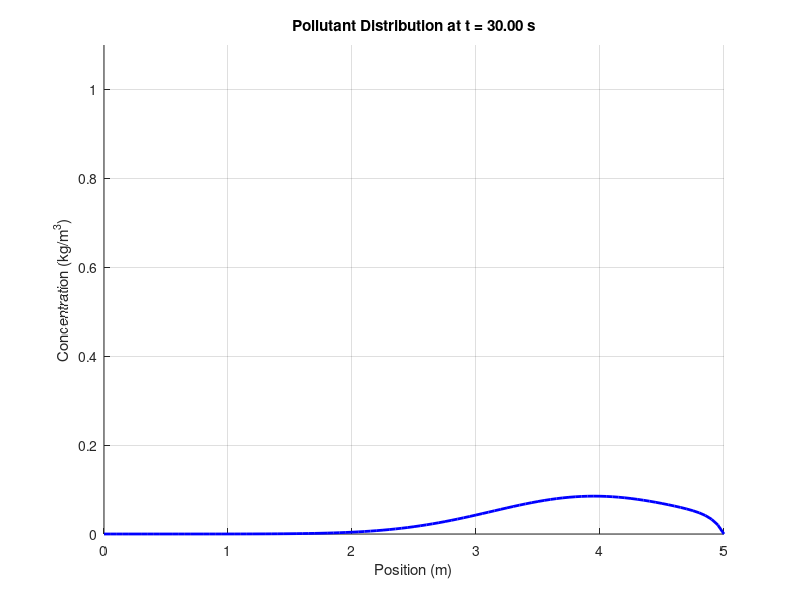

Recreate this plot in MATLAB. (Note: this script raises an error after producing the figure.)
% skilaverkefni 4
% part 4
clc;clear all;
L = 5;T = 30;m = 100;n = 100;
D = 0.01;v = 0.1;h = L / m;k = T / n;

alpha = (k * D)/(h^2);
beta = (v * k)/(2*h);

A = diag(1 + 2 * alpha * ones(m-1, 1)) + ...
    diag((-alpha - beta) * ones(m-2, 1), -1) + ...
    diag((-alpha + beta) * ones(m-2, 1), 1);

% upphafsskilyrði
x = linspace(0, L, m+1);
w = zeros(m+1, n+1);
w(:, 1) = exp(-((x-1).^2)/D);

for j = 2:n+1
    b = w(2:m, j-1);
    w(2:m, j) = A \ b;
    w(1, j) = 0;
    w(m+1, j) = 0;
end

% Animation parameters
FPS = 30;                 % Frames per second for playback
n_frames = n + 1;         % Total number of frames
hfig = figure('visible', 'off'); % Hidden figure window for rendering
F(1:n_frames) = getframe(hfig); % Preallocate frames

% Generate frames
max_conc = max(w(:));
for j = 1:n_frames
    % Clear the figure
    clf;
    hold on;
    
    % Plot pollutant concentration
    plot(x, w(:, j), 'b-', 'LineWidth', 2);
    
    % Set axis limits and labels
    axis([0, L, 0, max_conc * 1.1]); % Adjust limits based on expected results
    xlabel('Position (m)');
    ylabel('Concentration (kg/m^3)');
    title(sprintf('Pollutant Distribution at t = %.2f s', (j-1) * k));
    grid on;
    
    % Store frame
    F(j) = getframe(hfig);
end

% Play animation
close all;
movie(gcf, F, 1, FPS);

% Save animation as video
v = VideoWriter('Pollutant_Animation1.mp4', 'MPEG-4');
v.FrameRate = FPS;
open(v);
writeVideo(v, F);
close(v);

[~, max_idx] = max(w(:, end));
disp(['Maximum concentration at t = 30 s: ', num2str(max(w(:, end))), ' at x = ', num2str(x(max_idx))]);

%% part 5
clc;clear all;
L = 5;T = 30;m = 1000;n = 1000;
D = 0.01;v = 0.1;h = L / m;k = T / n;

alpha = (k * D)/(h^2);
beta = (v * k)/(2*h);

main_diag = (1 + 2 * alpha) * ones(m-1, 1);
lower_diag = (-alpha - beta) * ones(m-1, 1);
upper_diag = (-alpha + beta) * ones(m-1, 1);

A = spdiags([lower_diag main_diag upper_diag], [-1 0 1], m-1, m-1);

% upphafsskilyrði
x = linspace(0, L, m+1);
w = zeros(m+1, n+1);
w(:, 1) = exp(-((x-1).^2)/D);

for j = 2:n+1
    b = w(2:m, j-1);
    w(2:m, j) = A \ b;
    w(1, j) = 0;
    w(m+1, j) = 0;
end

% Animation parameters
FPS = 30;                 % Frames per second for playback
n_frames = n + 1;         % Total number of frames
hfig = figure('visible', 'off'); % Hidden figure window for rendering
F(1:n_frames) = getframe(hfig); % Preallocate frames

% Generate frames
max_conc = max(w(:));
for j = 1:n_frames
    % Clear the figure
    clf;
    hold on;
    
    % Plot pollutant concentration
    plot(x, w(:, j), 'b-', 'LineWidth', 2);
    
    % Set axis limits and labels
    axis([0, L, 0, max_conc * 1.1]); % Adjust limits based on expected results
    xlabel('Position (m)');
    ylabel('Concentration (kg/m^3)');
    title(sprintf('Pollutant Distribution at t = %.2f s', (j-1) * k));
    grid on;
    
    % Store frame
    F(j) = getframe(hfig);
end

% Play animation
close all;
movie(gcf, F, 1, FPS);

% Save animation as video
v = VideoWriter('Pollutant_Animation2.mp4', 'MPEG-4');
v.FrameRate = FPS;
open(v);
writeVideo(v, F);
close(v);

[~, max_idx] = max(w(:, end));
disp(['Maximum concentration at t = 30 s: ', num2str(max(w(:, end))), ' at x = ', num2str(x(max_idx))]);
